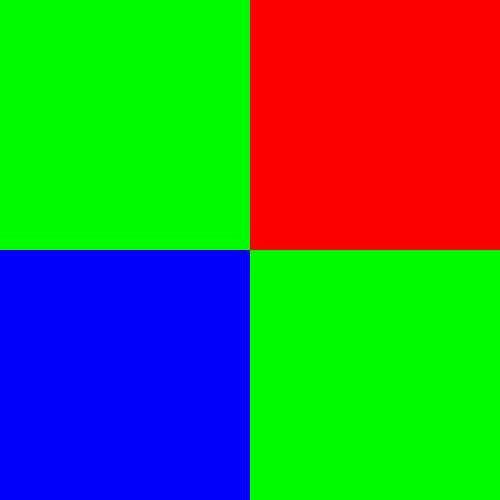
#> input picture color_process/image1.bmp, 500 x 500 px
$ jupyter execute RGB2HSI.ipynb
#> lines starting #> are read from the running program, lines starting #| are printed output that depends on the picture
[cell 1]
import cv2
import numpy as np
import matplotlib.pyplot as plt
import copy

[cell 2]
# 读取BMP格式的图像文件
img = cv2.imread('./image1.bmp')
#> img is the input picture: shape (500, 500, 3); mean B, G, R 62.5, 125, 62.5
img = cv2.cvtColor(img, cv2.COLOR_BGR2RGB)

[cell 3]
# [23 lines left out: function rgb_to_hsi, not called in this run]

[cell 4]
# [30 lines left out: function hsi_to_rgb, not called in this run]

[cell 5]
# 将图像转换到HSI空间
hsi_img = cv2.cvtColor(img, cv2.COLOR_BGR2HSV_FULL)
#> hsi_img: shape (500, 500, 3); mean H, S, V 85.2, 255, 250
# hsi_img = rgb_to_hsi(img)

[cell 6]
# 提取H分量
h_channel = hsi_img[:, :, 0]
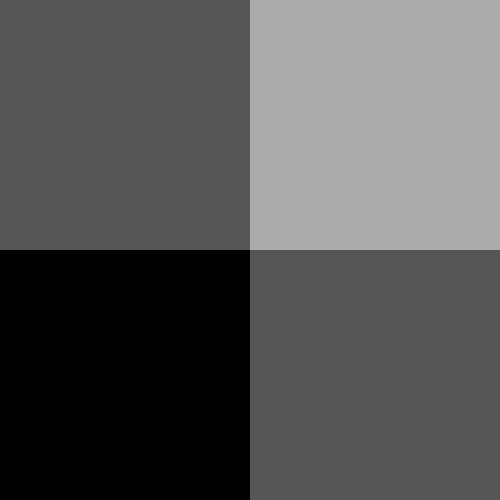
#> h_channel: shape (500, 500); min 0, max 171, mean 85.2

# 提取S分量
s_channel = hsi_img[:, :, 1]
#> s_channel: shape (500, 500); every value is 255

[cell 7]
# 定义25x25的平均滤波器
kernel_size = 25
kernel = np.ones((kernel_size, kernel_size), np.float32) / (kernel_size ** 2)

[cell 8]
# HSI图像分量平均掩膜处理
def channel_mean_filter(channel, kernel):
    res = cv2.filter2D(channel, -1, kernel)
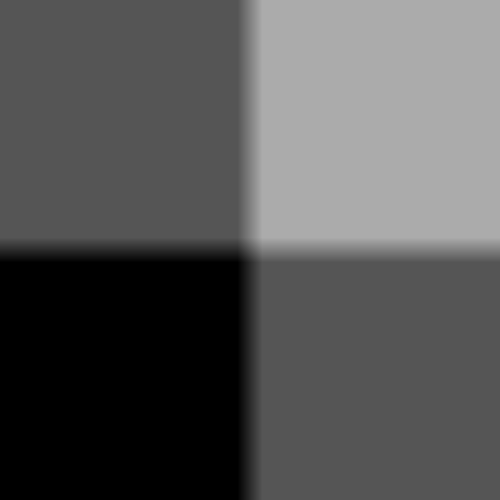
#> res: shape (500, 500); min 0, max 171, mean 85.2
    return res

[cell 9]
# 对H分量进行平均滤波
h_smoothed = channel_mean_filter(h_channel, kernel)

[cell 10]
# 对S分量进行平均滤波
s_smoothed = channel_mean_filter(s_channel, kernel)

[cell 11]
# 不能使用浅拷贝创建副本
# new_hsi_img = hsi_img
# print(id(new_hsi_img))
# print(id(hsi_img))

[cell 12]
# 将原始图像的分量替换为平滑后的分量
def change_hsi_img(channel, smoothed):
    #使用深拷贝，使用浅拷贝会破坏原始数据
#> called with channel = 'h_channel'
    new_hsi_img = copy.deepcopy(hsi_img)
    if channel == 'h_channel':
        new_hsi_img[:, :, 0] = smoothed
#> new_hsi_img: shape (500, 500, 3); mean H, S, V 85.2, 255, 250
    elif channel == 's_channel':
        new_hsi_img[:, :, 1] = smoothed
    elif channel == 'i_channel':
        new_hsi_img[:, :, 2] = smoothed
    else:
        print('error channel imput!')
    return new_hsi_img

[cell 13]
h_hsi_img = change_hsi_img('h_channel', h_smoothed)

[cell 14]
# 将图像转换回RGB空间
H_change_res = cv2.cvtColor(h_hsi_img, cv2.COLOR_HSV2BGR_FULL)
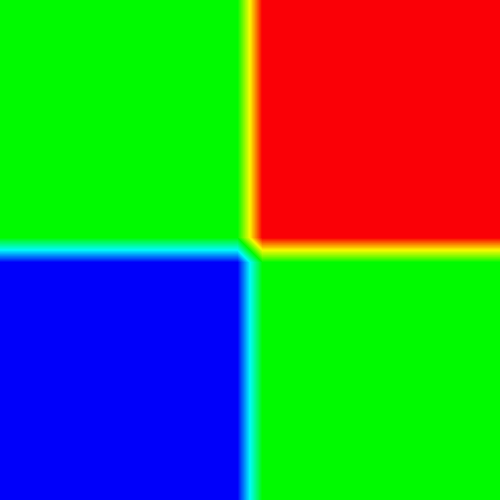
#> H_change_res: shape (500, 500, 3); mean R, G, B 65.5, 131.1, 66.8

[cell 15]
plt.imshow(H_change_res)
plt.title("H channel Change")

[cell 16]
s_hsi_img = change_hsi_img('s_channel', s_smoothed)

[cell 17]
# 将图像转换回RGB空间
result = cv2.cvtColor(s_hsi_img, cv2.COLOR_HSV2BGR_FULL)
# result = hsi_to_rgb(hsi_img)
